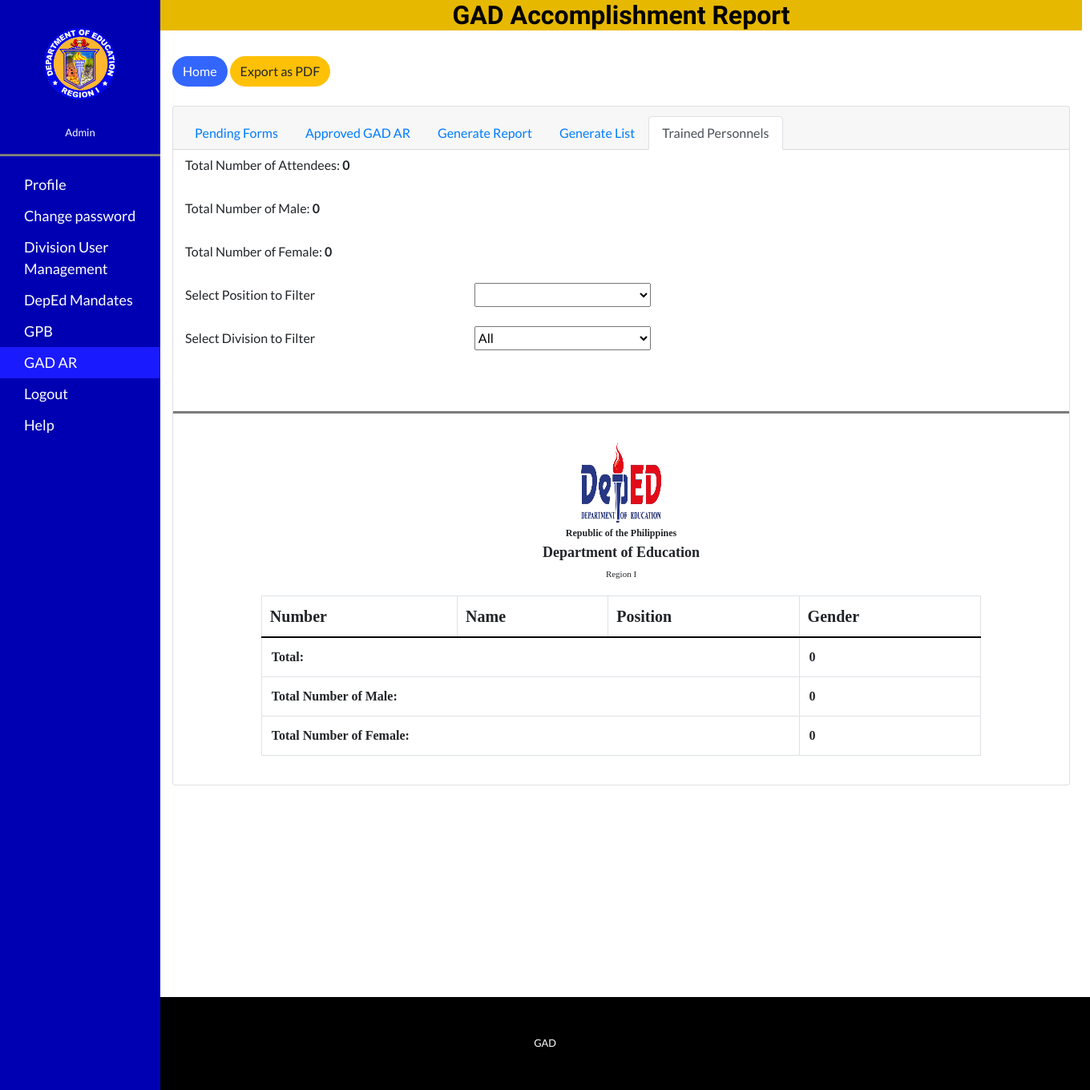
Page /Regional/viewpersonnels.php (signed in) on the earlier database version.
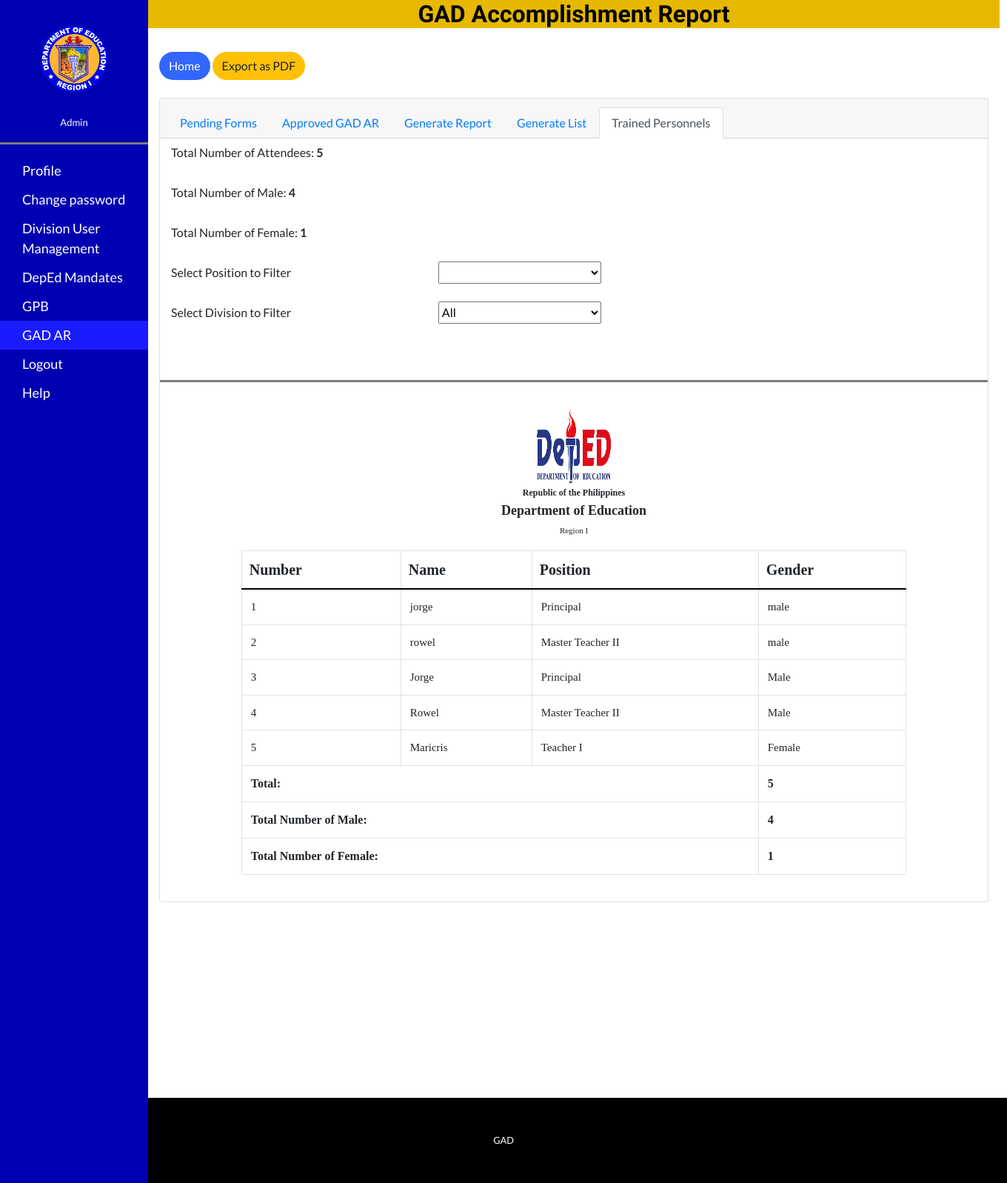
Same page on the later database version.
### tables this page shows
CREATE TABLE `attendees` (
  `id` int(11) NOT NULL AUTO_INCREMENT,
  `name` varchar(500) DEFAULT NULL,
  `position` varchar(500) DEFAULT NULL,
  `gender` varchar(500) DEFAULT NULL,
  PRIMARY KEY (`id`)
);

### Regional/viewpersonnels.php (the view, shortened to what this page needs)
<?php session_start();
  require('../connect.php');
$query_at = mysqli_query($conn,"SELECT * FROM attendees ORDER BY id");
$query_male = mysqli_query($conn,"SELECT * FROM attendees WHERE gender='Male'");
$query_female = mysqli_query($conn,"SELECT * FROM attendees WHERE gender='Female'");
?>
<!DOCTYPE html>
<html lang="en">
  <head>
    <link href="vendor/bootstrap/css/bootstrap.min.css" rel="stylesheet">
    <link href="css/one-page-wonder.min.css" rel="stylesheet">
  </head>
  <body>
    <div class="container-fluid">
    <div class="row flex-nowrap">
        <div class="sidenav">
          <div class="d-flex justify-content-center">
          <img src="imgreg/01.png" style="max-width:90px;" alt="">
        </div><br>
  <center><p style="color: white; font-size: 13px;"><?php echo $_SESSION['ulvl']; ?></p></center>
  <hr style="height:2px;color:gray;background-color:gray">
  <a data-toggle="modal" href="#editprof">Profile</a>
  <a data-toggle="modal" href="#changepassword">Change password</a>
  <a href="divisionmanagement.php">Division User Management</a>
  <a href="mandates.php">DepEd Mandates</a>
  <a href="reggpb.php" >GPB</a>
  <a href="reggadar.php" class="active">GAD AR</a>
  <a data-toggle="modal" href="#logout">Logout</a>
  <a href="#">Help</a>
</div>
        <div class="main">
 <center><h2 style="color: black; background-color: #e6b800;">GAD Accomplishment Report</h2></center>
 <br>
<div class="container-fluid">
   <a href="regional.php" class="btn rounded-pill" style="background-color: #3366ff; color: white;">Home</a>
    <button class="btn btn-warning rounded-pill" onclick="generatePDF()">Export as PDF</button>
  <br><br>
<div class="d-flex justify-content-center">
    <fieldset>
  <div class="row">
    <div class="container-fluid">
<div class="card" style="width: 70rem;">
  <div class="card-header">
    <ul class="nav nav-tabs card-header-tabs">
      <li class="nav-item">
        <a class="nav-link" href="reggadar.php">Pending Forms</a>
      </li>
      <li class="nav-item">
        <a class="nav-link" href="approvedgad.php">Approved GAD AR</a>
      </li>
       <li class="nav-item">
        <a class="nav-link" href="generateform.php?id=GAD">Generate Report</a>
      </li>
      <li class="nav-item">
        <a class="nav-link" href="generatelist.php?id=GAD">Generate List</a>
      </li>
       <li class="nav-item">
        <a class="nav-link active" aria-current="true">Trained Personnels</a>
      </li>
    </ul>
  </div>
    <div class="mb-3">
      <label  class="col-sm-4 col-form-label">Total Number of Attendees: <b><?php echo mysqli_num_rows($query_at); ?></b></label>
    </div>
    <div class="mb-3">
      <label  class="col-sm-4 col-form-label">Total Number of Male: <b><?php echo mysqli_num_rows($query_male); ?></b></label>
    </div>
    <div class="mb-3">
      <label  class="col-sm-4 col-form-label">Total Number of Female: <b><?php echo mysqli_num_rows($query_female); ?></b></label>
    </div>
    <div class="mb-3">
      <label  class="col-sm-4 col-form-label">Select Position to Filter</label>
      <select  name="position-1" style="height: 30px; width: 220px;" id="position">
         <option value=""></option>
         <option value="Principal">Principal</option>
      </select>
    </div>
    <div class="mb-3">
  <label  class="col-sm-4 col-form-label">Select Division to Filter</label>
              <select style="height: 30px; width: 220px;" name="location" id="location" >
                 <option selected>All</option>
              </select>
    </div>
    <div class="mb-3">
      <label  class="col-sm-4 col-form-label" id="view_pos"></label>
    </div>
 <hr style="height:2px;color:gray;background-color:gray">
  <div class="card-body" id="invoice">
<img src="imgreg/deped.png" style="width: 100px; height: 100px; display: block; margin-left: auto; margin-right: auto;">
    <center><p style="font-family: Old English Text MT;"><b><text style="font-size: 12px;">Republic of the Philippines</text><br><text style="font-size: 18px;">Department of Education</text></b><br><text style="font-size: 11px; font-family: Times New Roman;">Region I</text></p>
    <table class="table table-bordered col-sm-10"  id="table_gad">
        <tr>
            <th style='padding: 10px; border-bottom: 2px solid black; font-size: 20px;' class="fonts-fam">Number</th>
            <th style='padding: 10px; border-bottom: 2px solid black; font-size: 20px;' class="fonts-fam">Name</th>
            <th style='padding: 10px; border-bottom: 2px solid black; font-size: 20px;' class="fonts-fam">Position</th>
            <th style='padding: 10px; border-bottom: 2px solid black; font-size: 20px;' class="fonts-fam">Gender</th>
          </tr>
          <?php
            $count=1;
            while($row = mysqli_fetch_assoc($query_at)){
              echo "<tr>";
              echo "<td style='font-size: 15px' class='fonts-fam'>".$count."</td>";
              echo "<td style='font-size: 15px' class='fonts-fam'>".$row['name']."</td>";
              echo "<td style='font-size: 15px' class='fonts-fam'>".$row['position']."</td>";
              echo "<td style='font-size: 15px' class='fonts-fam'>".$row['gender']."</td>";
              echo "</tr>";
              $count++;
            }
          ?>
          <tr>
            <td colspan="3" class="fonts-fam"><b>Total:</b></td>
            <td class="fonts-fam"><b><?php echo mysqli_num_rows($query_at); ?></b></td>
          </tr>
          <tr>
             <td colspan="3" class="fonts-fam"><b>Total Number of Male:</b></td>
             <td class="fonts-fam"><b><?php echo mysqli_num_rows($query_male); ?></b></td>
          </tr>
           <tr>
             <td colspan="3" class="fonts-fam"><b>Total Number of Female:</b></td>
             <td class="fonts-fam"><b><?php echo mysqli_num_rows($query_female); ?></b></td>
          </tr>
      </table></center>
  </div>
  </div>
</div>
   </div>
 </fieldset>
</div>
</div>
</div>
  </div>
   </div>
<br><br><br><br><br><br><br><br><br><br><br>
    <footer class="py-5 bg-black">
      <div class="container">
        <p class="m-0 text-center text-white small">GAD</p>
      </div>
    </footer>
</body>
</html>

### Regional/viewpersonnels.php (style rules this page uses)
.sidenav { height: 100%; width: 200px; position: fixed; z-index: 1; top: 0; left: 0; background-color:#0000b3; overflow-x: hidden; padding-top: 35px; }
.sidenav a { padding: 6px 8px 6px 30px; text-decoration: none; font-size: 18px; color: white; display: block; }
.main { margin-left: 200px; padding: 0px 0px; }
.active { background-color: #1a1aff; color: white; }
.fonts-fam { font-family: Bookman Old Style; }

Differences in the rows shown:
added attendees: name "jorge", position "Principal", gender "male"
added attendees: name "rowel", position "Master Teacher II", gender "male"
added attendees: name "Jorge", position "Principal", gender "Male"
added attendees: name "Rowel", position "Master Teacher II", gender "Male"
added attendees: name "Maricris", position "Teacher I", gender "Female"
Other differences:
mysqli_num_rows($query_at): "0" → "5"
mysqli_num_rows($query_male): "0" → "4"
mysqli_num_rows($query_female): "0" → "1"
